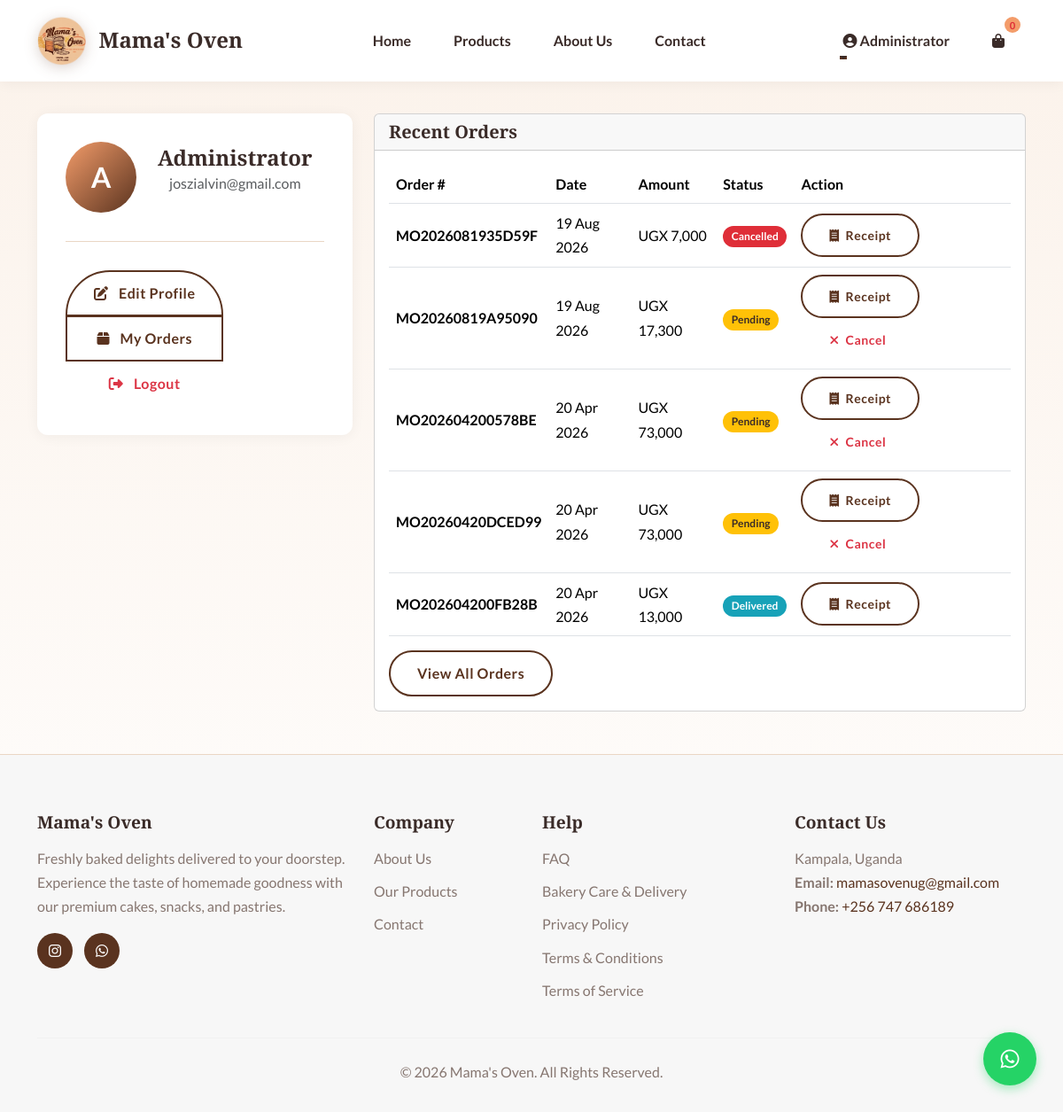
Page /customer_profile.php (signed in) on the committed database.
### tables this page shows
CREATE TABLE `users` (
  `id` int(11) NOT NULL AUTO_INCREMENT,
  `username` varchar(50) NOT NULL,
  `email` varchar(100) NOT NULL,
  `password` varchar(255) NOT NULL,
  `full_name` varchar(100) NOT NULL,
  `phone` varchar(30) NOT NULL DEFAULT '',
  `address` varchar(255) DEFAULT NULL,
  `role` enum('admin','customer') NOT NULL DEFAULT 'customer',
  `created_at` timestamp NULL DEFAULT current_timestamp(),
  `verification_code` varchar(10) DEFAULT NULL,
  `is_verified` tinyint(1) DEFAULT 0,
  `two_factor_secret` varchar(32) DEFAULT NULL,
  `two_factor_enabled` tinyint(1) NOT NULL DEFAULT 0,
  `two_factor_method` enum('totp','email') DEFAULT NULL,
  `email_otp_code` varchar(10) DEFAULT NULL,
  `email_otp_expires` datetime DEFAULT NULL,
  PRIMARY KEY (`id`),
  UNIQUE KEY `username` (`username`),
  UNIQUE KEY `email` (`email`)
);

CREATE TABLE `orders` (
  `id` int(11) NOT NULL AUTO_INCREMENT,
  `user_id` int(11) NOT NULL,
  `order_number` varchar(32) NOT NULL,
  `total_amount` decimal(10,2) NOT NULL,
  `status` varchar(20) NOT NULL DEFAULT 'pending',
  `payment_method` varchar(20) NOT NULL DEFAULT 'cash_on_delivery',
  `payment_status` varchar(20) NOT NULL DEFAULT 'not_applicable',
  `payment_reference` varchar(100) DEFAULT NULL,
  `payment_provider` varchar(20) DEFAULT NULL,
  `delivery_address` varchar(255) NOT NULL,
  `delivery_phone` varchar(30) NOT NULL,
  `special_instructions` varchar(255) DEFAULT NULL,
  `cancellation_reason` varchar(255) DEFAULT NULL,
  `cancelled_by` varchar(50) DEFAULT NULL,
  `cancelled_at` timestamp NULL DEFAULT NULL,
  `created_at` timestamp NULL DEFAULT current_timestamp(),
  `updated_at` timestamp NULL DEFAULT current_timestamp() ON UPDATE current_timestamp(),
  `paid_at` timestamp NULL DEFAULT NULL,
  `promo_code_id` int(11) DEFAULT NULL,
  `discount_amount` decimal(10,2) DEFAULT 0.00,
  `review_reminder_sent` tinyint(1) DEFAULT 0,
  PRIMARY KEY (`id`),
  UNIQUE KEY `order_number` (`order_number`),
  KEY `user_id` (`user_id`),
  KEY `idx_orders_status` (`status`),
  KEY `idx_orders_user_status` (`user_id`,`status`),
  KEY `orders_ibfk_promo_code` (`promo_code_id`),
  KEY `idx_orders_payment_reference` (`payment_reference`),
  CONSTRAINT `orders_ibfk_1` FOREIGN KEY (`user_id`) REFERENCES `users` (`id`) ON DELETE CASCADE,
  CONSTRAINT `orders_ibfk_promo_code` FOREIGN KEY (`promo_code_id`) REFERENCES `promo_codes` (`id`) ON DELETE SET NULL
);

### customer_profile.php (the view, shortened to what this page needs)
<?php
require_once __DIR__ . '/includes/header.php';
$user_id = $_SESSION['user_id'];
$user = [];
try {
    $stmt = $pdo->prepare("SELECT * FROM users WHERE id = ?");
    $stmt->execute([$user_id]);
    $user = $stmt->fetch();
} catch (PDOException $e) {
    $user = [];
}
$recent_orders = [];
try {
    $orders_stmt = $pdo->prepare("
        SELECT id, order_number, total_amount, status, created_at
        FROM orders
        WHERE user_id = ?
        ORDER BY created_at DESC
        LIMIT 5
    ");
    $orders_stmt->execute([$user_id]);
    $recent_orders = $orders_stmt->fetchAll();
} catch (PDOException $e) {
    $recent_orders = [];
}
?>
<div class="container my-5">
    <div class="row">
        <div class="col-lg-4 mb-4">
            <div class="profile-card">
                <div class="profile-header text-center">
                    <div class="profile-avatar">
                        <?php echo strtoupper(substr($user['full_name'] ?? 'U', 0, 1)); ?>
                    </div>
                    <div>
                        <h4 class="mb-0"><?php echo htmlspecialchars($user['full_name'] ?? ''); ?></h4>
                        <p class="text-muted"><?php echo htmlspecialchars($user['email'] ?? ''); ?></p>
                    </div>
                </div>
                <div class="btn-group-vertical">
                    <a href="#profile-edit" class="btn btn-outline-primary" data-bs-toggle="collapse">
                        <i class="fas fa-edit me-2"></i> Edit Profile
                    </a>
                    <a href="orders.php" class="btn btn-outline-primary">
                        <i class="fas fa-box me-2"></i> My Orders
                    </a>
                    <a href="auth/logout.php" class="btn btn-outline-danger">
                        <i class="fas fa-sign-out-alt me-2"></i> Logout
                    </a>
                </div>
            </div>
        </div>
        <div class="col-lg-8">
            <div class="card">
                <div class="card-header">
                    <h5 class="mb-0">Recent Orders</h5>
                </div>
                <div class="card-body">
                    <?php if (empty($recent_orders)): ?>
                        <p class="text-muted">No orders yet. <a href="products.php">Start shopping</a></p>
                    <?php else: ?>
                        <div class="table-responsive">
                            <table class="table table-hover align-middle">
                                <thead>
                                    <tr>
                                        <th>Order #</th>
                                        <th>Date</th>
                                        <th>Amount</th>
                                        <th>Status</th>
                                        <th>Action</th>
                                    </tr>
                                </thead>
                                <tbody>
                                    <?php foreach ($recent_orders as $order): ?>
                                        <tr>
                                            <td><strong><?php echo htmlspecialchars($order['order_number']); ?></strong></td>
                                            <td><?php echo date('d M Y', strtotime($order['created_at'])); ?></td>
                                            <td>UGX <?php echo number_format($order['total_amount']); ?></td>
                                            <td>
                                                <span class="badge bg-<?php
                                                    echo $order['status'] === 'completed' ? 'success' :
                                                        ($order['status'] === 'pending' ? 'warning' :
                                                        ($order['status'] === 'cancelled' ? 'danger' : 'info'));
                                                ?>">
                                                    <?php echo ucfirst($order['status']); ?>
                                                </span>
                                            </td>
                                            <td>
                                                <a href="print_receipt.php?id=<?php echo $order['id']; ?>" class="btn btn-sm btn-outline-primary" target="_blank">
                                                    <i class="fas fa-receipt me-1"></i> Receipt
                                                </a>
                                                <?php if (in_array($order['status'], ['pending', 'confirmed'])): ?>
                                                    <button type="button" class="btn btn-sm btn-outline-danger" onclick="cancelOrder(<?php echo $order['id']; ?>)">
                                                        <i class="fas fa-times me-1"></i> Cancel
                                                    </button>
                                                <?php endif; ?>
                                            </td>
                                        </tr>
                                    <?php endforeach; ?>
                                </tbody>
                            </table>
                        </div>
                        <a href="orders.php" class="btn btn-outline-primary">View All Orders</a>
                    <?php endif; ?>
                </div>
            </div>
        </div>
    </div>
</div>
<?php require_once __DIR__ . '/includes/footer.php'; ?>

### assets/css/style.css (style rules this page uses)
:root { --font-heading: 'Playfair Display', serif; --font-body: 'Lato', sans-serif; --color-primary: #5A331F; --color-secondary: #F5D1B1; --color-background: #FBF2EA; --color-text: #3A2B28; --color-text-light: #867670; --color-accent: #F39C6A; --color-white: #FFFFFF; --color-border: #EAD6C4; --color-success: #5D9C59; --color-danger: #DF2E38; }
body { font-family: var(--font-body); color: var(--color-text); background-color: var(--color-background); padding-top: 80px; line-height: 1.7; }
h1, h2, h3, h4, h5, h6 { font-family: var(--font-heading); font-weight: 700; color: var(--color-text); }
a { color: var(--color-primary); text-decoration: none; transition: color 0.3s ease; }
.btn { font-weight: 700; padding: 12px 30px; border-radius: 50px; border: 2px solid transparent; transition: all 0.3s ease; letter-spacing: 0.5px; }
.btn-outline-primary { border-color: var(--color-primary); color: var(--color-primary); }
.badge.bg-danger { background-color: var(--color-danger) !important; }
.badge.bg-info { background-color: #17a2b8 !important; }
.badge.bg-warning { background-color: #ffc107 !important; color: var(--color-text) !important; }
.profile-card { background: var(--color-white); border-radius: 12px; padding: 2rem; box-shadow: 0 2px 15px rgba(0,0,0,0.05); }
.profile-header { display: flex; align-items: center; margin-bottom: 2rem; padding-bottom: 2rem; border-bottom: 1px solid var(--color-border); }
.profile-avatar { width: 80px; height: 80px; border-radius: 50%; background: linear-gradient(135deg, #f39c6a 0%, #5a331f 100%); display: flex; align-items: center; justify-content: center; color: var(--color-white); font-size: 2rem; font-weight: 700; margin-right: 1.5rem; }
.btn-outline-primary { border-color: #5A331F; color: #5A331F; background-color: #FFF; }
.stock-badge, .badge, .status-badge { border-radius: 12px; padding: 0.5em 0.8em; font-weight: bold; }
body { background: linear-gradient(to bottom, #FBF2EA 0%, #FFFFFF 100%); min-height: 100vh; }

### rows in the picture
users: full_name "A", full_name "Administrator", email "joszialvin@gmail.com"
orders: order_number "MO2026081935D59F", created_at "19 Aug 2026", total_amount "7,000", status "Cancelled"
orders: order_number "MO20260819A95090", created_at "19 Aug 2026", total_amount "17,300", status "Pending"
orders: order_number "MO202604200578BE", created_at "20 Apr 2026", total_amount "73,000", status "Pending"
orders: order_number "MO20260420DCED99", created_at "20 Apr 2026", total_amount "73,000", status "Pending"
orders: order_number "MO202604200FB28B", created_at "20 Apr 2026", total_amount "13,000", status "Delivered"

### other values in the picture
SITE_NAME "Mama's Oven"
$_SESSION['full_name'] "Administrator"
